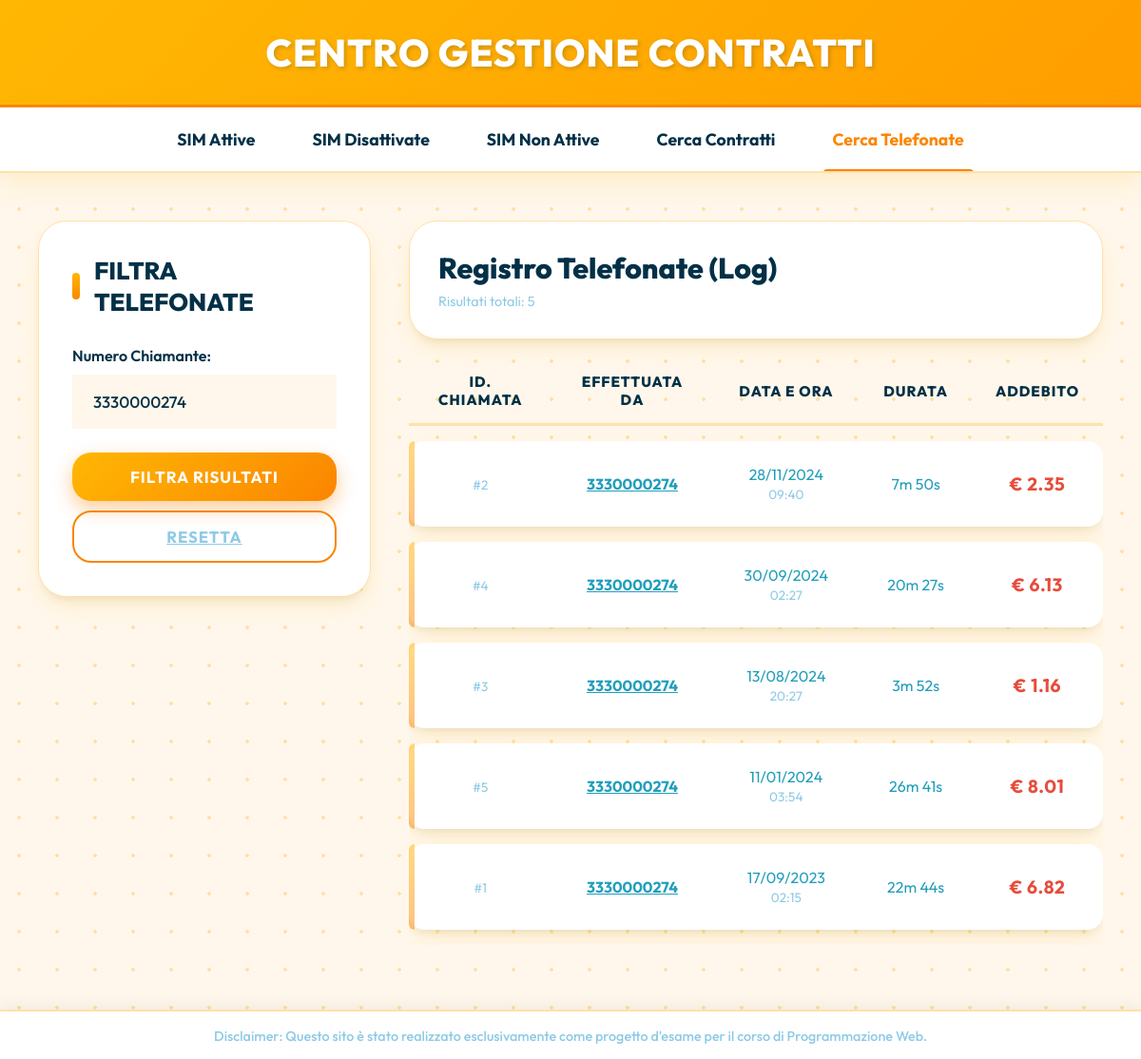
Screenshot of /codice/telefonate.php?cerca-effettuataDa=3330000274 with the database file from the repository.
### tables this page shows
CREATE TABLE `Telefonata` (
  `id` int NOT NULL,
  `effettuataDa` varchar(20) NOT NULL,
  `data` date NOT NULL,
  `ora` time NOT NULL,
  `durata` int NOT NULL COMMENT 'Durata in secondi',
  `costo` decimal(10,2) NOT NULL,
  PRIMARY KEY (`effettuataDa`,`id`),
  CONSTRAINT `telefonata_ibfk_1` FOREIGN KEY (`effettuataDa`) REFERENCES `ContrattoTelefonico` (`numero`) ON DELETE CASCADE
);

### codice/telefonate.php (the view, shortened to what this page needs)
<?php
require_once 'connessione.php';
$cerca_effettuataDa = isset($_GET['cerca-effettuataDa']) ? $conn->real_escape_string($_GET['cerca-effettuataDa']) : '';
$limit = 50;
$page = isset($_GET['page']) && is_numeric($_GET['page']) ? (int)$_GET['page'] : 1;
$offset = ($page - 1) * $limit;
$where_clause = " WHERE 1=1";
if (!empty($cerca_effettuataDa)) {
    $where_clause .= " AND T.effettuataDa LIKE '%$cerca_effettuataDa%'";
}
$sql_count = "SELECT COUNT(*) as totale FROM Telefonata T" . $where_clause;
$r_count = $conn->query($sql_count);
$row_count = $r_count->fetch_assoc();
$total_rows = $row_count['totale'];
$sql = "SELECT T.id, T.effettuataDa, T.data, T.ora, T.durata, T.costo, C.tipo
        FROM Telefonata T
        JOIN ContrattoTelefonico C ON T.effettuataDa = C.numero
        " . $where_clause . "
        ORDER BY T.data DESC, T.ora DESC
        LIMIT $limit OFFSET $offset";
$result = $conn->query($sql);
?>
<!DOCTYPE html>
<html lang="it">
<head>
    <link rel="stylesheet" href="style.css?v=<?php echo time(); ?>">
</head>
<body>
    <header class="site-header">
        <h1>Centro Gestione Contratti</h1>
    </header>
    <nav class="site-nav">
        <ul>
            <li><a href="index.php">SIM Attive</a></li>
            <li><a href="sim_disattivate.php">SIM Disattivate</a></li>
            <li><a href="sim_non_attive.php">SIM Non Attive</a></li>
            <li><a href="contratti.php">Cerca Contratti</a></li>
            <li><a href="telefonate.php" class="active">Cerca Telefonate</a></li>
        </ul>
    </nav>
    <div class="main-container">
        <aside class="filtro-ricerca">
            <h2>Filtra Telefonate</h2>
            <form action="telefonate.php" method="GET">
                <div class="form-group">
                    <label for="cerca-effettuataDa">Numero Chiamante:</label>
                    <input type="text" id="cerca-effettuataDa" name="cerca-effettuataDa" placeholder="Es: 3331234567" value="<?php echo htmlspecialchars($cerca_effettuataDa); ?>">
                </div>
                <button type="submit" class="btn btn-primary">Filtra Risultati</button>
                <a href="telefonate.php" class="btn btn-secondary" style="display:block; text-align:center; margin-top:10px; color:var(--text-muted); text-decoration:underline;">Resetta</a>
            </form>
        </aside>
        <main class="contenuto-risultati">
            <div class="header-risultati">
                <div>
                    <h2>Registro Telefonate (Log)</h2>
                    <span style="color:var(--text-muted); font-size: 0.9rem;">Risultati totali: <?php echo number_format($total_rows, 0, ',', '.'); ?></span>
                </div>
            </div>
            <?php if ($result && $result->num_rows > 0): ?>
            <div style="overflow-x:auto;">
                <table class="data-table">
                    <thead>
                        <tr>
                            <th>ID. Chiamata</th>
                            <th>Effettuata Da</th>
                            <th>Data e Ora</th>
                            <th>Durata</th>
                            <th>Addebito</th>
                        </tr>
                    </thead>
                    <tbody>
                        <?php while ($row = $result->fetch_assoc()): ?>
                            <tr>
                                <td><span style="color:var(--text-muted); font-size:0.85rem;">#<?php echo $row['id']; ?></span></td>
                                <td>
                                    <a href="contratti.php?cerca-num=<?php echo urlencode($row['effettuataDa']); ?>" style="color:var(--brand-active); font-weight:bold;">
                                        <?php echo htmlspecialchars($row['effettuataDa']); ?>
                                    </a>
                                </td>
                                <td><?php echo date('d/m/Y', strtotime($row['data'])); ?> <span style="color:var(--text-muted); font-size:0.85rem;"><?php echo date('H:i', strtotime($row['ora'])); ?></span></td>
                                <td>
                                    <?php
                                        $minuti = floor($row['durata'] / 60);
                                        $secondi = $row['durata'] % 60;
                                        echo $minuti . "m " . $secondi . "s";
                                    ?>
                                </td>
                                <td>
                                    <?php if ($row['costo'] > 0): ?>
                                        <strong style="color: #E74C3C;">€ <?php echo number_format($row['costo'], 2); ?></strong>
                                    <?php else: ?>
                                        <span style="color: #2ECC71; font-weight: 500;">Gratis (Piano/Consumo)</span>
                                    <?php endif; ?>
                                </td>
                            </tr>
                        <?php endwhile; ?>
                    </tbody>
                </table>
            </div>
            <?php else: ?>
                <p style="color:var(--text-muted); font-style:italic; margin-top:20px;">Nessuna telefonata registrata.</p>
            <?php endif; ?>
        </main>
    </div>
    <footer class="site-footer"></footer>
</body>
</html>

### rows the page displays
telefonata: id "2", effettuataDa "3330000274", data "28/11/2024", ora "09:40", durata "7", durata "50", costo "2.35"
telefonata: id "4", effettuataDa "3330000274", data "30/09/2024", ora "02:27", durata "20", durata "27", costo "6.13"
telefonata: id "3", effettuataDa "3330000274", data "13/08/2024", ora "20:27", durata "3", durata "52", costo "1.16"
telefonata: id "5", effettuataDa "3330000274", data "11/01/2024", ora "03:54", durata "26", durata "41", costo "8.01"
telefonata: id "1", effettuataDa "3330000274", data "17/09/2023", ora "02:15", durata "22", durata "44", costo "6.82"

### other values shown
$total_rows "5"
